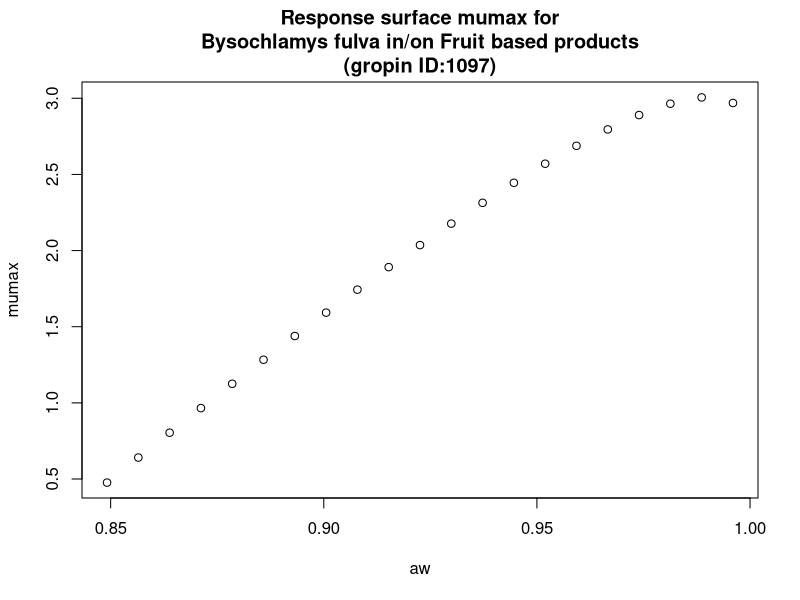

Reproduce this figure in R.
#############################
# start of Parameter script
#############################
aw <- seq(0.849150849150849,0.995995,length.out=21)
#############################
# end of Parameter script
#############################
############################# 
# start of Model script Gropin ID 1097 
#############################
 
# constant coefficients for this model
 
variables <- data.frame(aw)
argumentsPar <- expand.grid(variables)
 
# heart of the model
response_surface <- function(aw) {
   mumax <-(2.712+5.975*sqrt(1-aw)-30.204*((sqrt(1-aw))^2))

return(mumax=mumax)
} 

# output parameters
responseSurface <- cbind(argumentsPar,response_surface(argumentsPar['aw']))
colnames(responseSurface) <- c(colnames(argumentsPar),'mumax')
#############################
# End of Model script
#############################
############################# 
# start of Visualisation script Gropin ID 1097 
#############################
plot(aw,responseSurface$'mumax',xlab='aw',
                          ylab='mumax',main='Response surface mumax for
Bysochlamys fulva in/on Fruit based products
(gropin ID:1097)')
#############################
# End of Visualisation script
#############################
